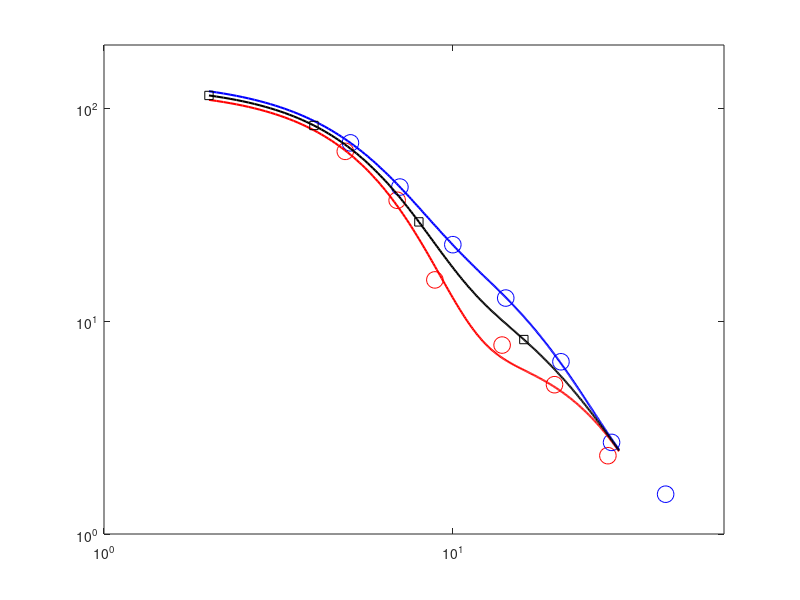

Source code (MATLAB):
function fitPolyToBanksData

    load('BanksSubjects.mat', 'pjbSubjectSFs', 'pjbSubjectCSFs', 'msbSubjectSFs', 'msbSubjectCSFs');

    figure(1); clf;
    plot(pjbSubjectSFs, pjbSubjectCSFs, 'ro', 'MarkerSize', 12); hold on;
    plot(msbSubjectSFs, msbSubjectCSFs, 'bo', 'MarkerSize', 12);
    set(gca, 'XLim', [1 60], 'YLim', [1 200], 'XScale', 'log', 'YScale', 'log');
    

    [pjbSubjectSFsHiRes, pjbSubjectCSFsHiRes] = fitData(pjbSubjectSFs, pjbSubjectCSFs);
    plot(pjbSubjectSFsHiRes, pjbSubjectCSFsHiRes, 'r-', 'LineWidth', 1.5);
    
    [msbSubjectSFsHiRes, msbSubjectCSFsHiRes] = fitData(msbSubjectSFs, msbSubjectCSFs);
    plot(msbSubjectSFsHiRes, msbSubjectCSFsHiRes, 'b-', 'LineWidth', 1.5);
    
    meanSubjectCSF = 0.5*(msbSubjectCSFsHiRes+pjbSubjectCSFsHiRes);
    plot(msbSubjectSFsHiRes, meanSubjectCSF, 'k-', 'LineWidth', 1.5);
    targetSF = [2 4 8 16 32];
    for k = 1:numel(targetSF)
        idx = find(msbSubjectSFsHiRes == targetSF(k));
        if ~isnan(idx)
            plot(msbSubjectSFsHiRes(idx), meanSubjectCSF(idx), 'ks');
        end
    end
    
end

function [xFit, yFit] = fitData(xdata,ydata)

    xdata = xdata(:);
    ydata = ydata(:);
    
    F = @(p,xdata)p(1) + p(2)*exp(-p(3)*xdata.^p(6)) + p(4)*exp(-p(5)*xdata.^2);
    params0 = [1.3090   43.5452    0.0379   92.5870    0.0356    1.3392]; 
    
    [params,resnorm,~,exitflag,output] = lsqcurvefit(F,params0,xdata,ydata);
    
    params
    xFit = 2:0.1:30;
    yFit = F(params,xFit);
    
    
   % yFit = interp1(x(:),y(:), xFit, 'pchip');

end
